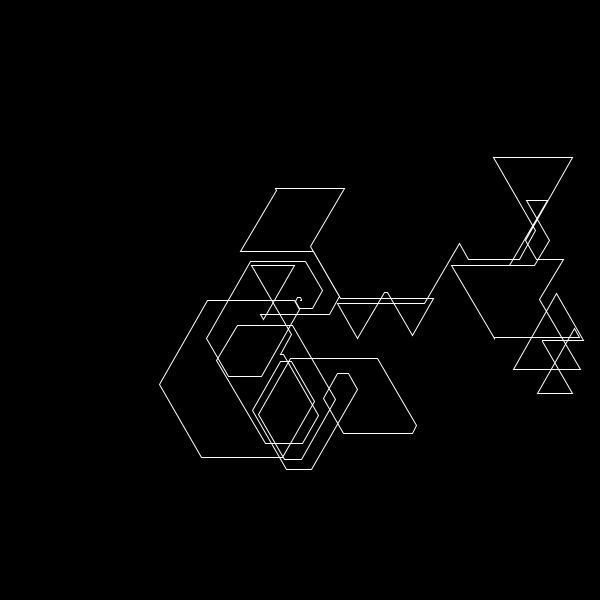
Frame 1 (no input)
Frame 2 (the mouse pressed at the canvas centre, redrawn once): identical to frame 1, image omitted

The Processing sketch that drew this single still picture (run headless with seeded random() and noise(); the mouse was pressed at the canvas centre and the sketch redrawn once):

// Processing sketch: fibonacci_spiral
// ── fibonacci_spiral.pde
PVector pos;
PVector vel;

ArrayList<PVector> path;

int[] fib;
int fib_dim = 2;
float theta = PI / 3;

 public void setup() {
  size(600, 600);
  pos = new PVector(0, 0);
  vel = new PVector(1, 0);
  
  path = new ArrayList<PVector>();
  path.add(pos.copy());
  
  fib = fibonacci(500);
  //printArray(fib);
}

 public int[] fibonacci(int n) {
  int[] sequence = new int[n];
  for(int i = 0; i < fib_dim; i++) {
    sequence[i] = 1;
  }
  
  int i = fib_dim;
  while(i < n) {
    int sum = 0;
    for(int j = 1; j <= fib_dim; j++) {
      sum += sequence[i-j];
    }
    sequence[i] = sum;
    i++;
  }
  
  return sequence;
}

 public void draw() {
  background(0);
  translate(width / 2, height / 2);
  scale(1, -1);
  
  for(int n : fib) {
    vel.setMag(n % 100);
    pos.add(vel);
    
    path.add(pos.copy());
    
    vel.rotate(theta);
  }
  
  noFill();
  stroke(255);
  beginShape();
  for(PVector p : path) {
    vertex(p.x, p.y);
  }
  endShape();
  
  //printArray(path);
  noLoop();
}
